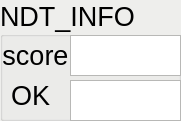
     <widget class="QGroupBox" name="gb2_ndt_info">
      <property name="enabled">
       <bool>true</bool>
      </property>
      <property name="geometry">
       <rect>
        <x>340</x>
        <y>220</y>
        <width>181</width>
        <height>121</height>
       </rect>
      </property>
      <property name="palette">
       <palette>
        <active>
         <colorrole role="Base">
          <brush brushstyle="SolidPattern">
           <color alpha="255">
            <red>255</red>
            <green>255</green>
            <blue>255</blue>
           </color>
          </brush>
         </colorrole>
         <colorrole role="Window">
          <brush brushstyle="SolidPattern">
           <color alpha="255">
            <red>238</red>
            <green>238</green>
            <blue>236</blue>
           </color>
          </brush>
         </colorrole>
        </active>
        <inactive>
         <colorrole role="Base">
          <brush brushstyle="SolidPattern">
           <color alpha="255">
            <red>255</red>
            <green>255</green>
            <blue>255</blue>
           </color>
          </brush>
         </colorrole>
         <colorrole role="Window">
          <brush brushstyle="SolidPattern">
           <color alpha="255">
            <red>238</red>
            <green>238</green>
            <blue>236</blue>
           </color>
          </brush>
         </colorrole>
        </inactive>
        <disabled>
         <colorrole role="Base">
          <brush brushstyle="SolidPattern">
           <color alpha="255">
            <red>238</red>
            <green>238</green>
            <blue>236</blue>
           </color>
          </brush>
         </colorrole>
         <colorrole role="Window">
          <brush brushstyle="SolidPattern">
           <color alpha="255">
            <red>238</red>
            <green>238</green>
            <blue>236</blue>
           </color>
          </brush>
         </colorrole>
        </disabled>
       </palette>
      </property>
      <property name="font">
       <font>
        <pointsize>20</pointsize>
       </font>
      </property>
      <property name="autoFillBackground">
       <bool>true</bool>
      </property>
      <property name="title">
       <string>NDT_INFO</string>
      </property>
      <widget class="QLabel" name="lb2_ndt_score">
       <property name="geometry">
        <rect>
         <x>0</x>
         <y>40</y>
         <width>71</width>
         <height>31</height>
        </rect>
       </property>
       <property name="font">
        <font>
         <pointsize>20</pointsize>
        </font>
       </property>
       <property name="cursor">
        <cursorShape>SplitVCursor</cursorShape>
       </property>
       <property name="text">
        <string>score</string>
       </property>
       <property name="scaledContents">
        <bool>false</bool>
       </property>
       <property name="alignment">
        <set>Qt::AlignCenter</set>
       </property>
      </widget>
      <widget class="QTextEdit" name="tx2_ndt_score">
       <property name="geometry">
        <rect>
         <x>70</x>
         <y>35</y>
         <width>111</width>
         <height>41</height>
        </rect>
       </property>
       <property name="font">
        <font>
         <pointsize>20</pointsize>
        </font>
       </property>
       <property name="autoFillBackground">
        <bool>true</bool>
       </property>
       <property name="lineWidth">
        <number>0</number>
       </property>
       <property name="verticalScrollBarPolicy">
        <enum>Qt::ScrollBarAlwaysOff</enum>
       </property>
       <property name="horizontalScrollBarPolicy">
        <enum>Qt::ScrollBarAlwaysOff</enum>
       </property>
       <property name="readOnly">
        <bool>true</bool>
       </property>
       <property name="textInteractionFlags">
        <set>Qt::TextSelectableByMouse</set>
       </property>
      </widget>
      <widget class="QLabel" name="lb2_ndt_OK">
       <property name="geometry">
        <rect>
         <x>0</x>
         <y>80</y>
         <width>61</width>
         <height>31</height>
        </rect>
       </property>
       <property name="font">
        <font>
         <pointsize>20</pointsize>
        </font>
       </property>
       <property name="cursor">
        <cursorShape>SplitVCursor</cursorShape>
       </property>
       <property name="text">
        <string>OK</string>
       </property>
       <property name="scaledContents">
        <bool>false</bool>
       </property>
       <property name="alignment">
        <set>Qt::AlignCenter</set>
       </property>
      </widget>
      <widget class="QTextEdit" name="tx2_ndt_ok">
       <property name="geometry">
        <rect>
         <x>70</x>
         <y>80</y>
         <width>111</width>
         <height>41</height>
        </rect>
       </property>
       <property name="font">
        <font>
         <pointsize>20</pointsize>
        </font>
       </property>
       <property name="autoFillBackground">
        <bool>true</bool>
       </property>
       <property name="lineWidth">
        <number>0</number>
       </property>
       <property name="verticalScrollBarPolicy">
        <enum>Qt::ScrollBarAlwaysOff</enum>
       </property>
       <property name="horizontalScrollBarPolicy">
        <enum>Qt::ScrollBarAlwaysOff</enum>
       </property>
       <property name="readOnly">
        <bool>true</bool>
       </property>
       <property name="textInteractionFlags">
        <set>Qt::TextSelectableByMouse</set>
       </property>
      </widget>
     </widget>
